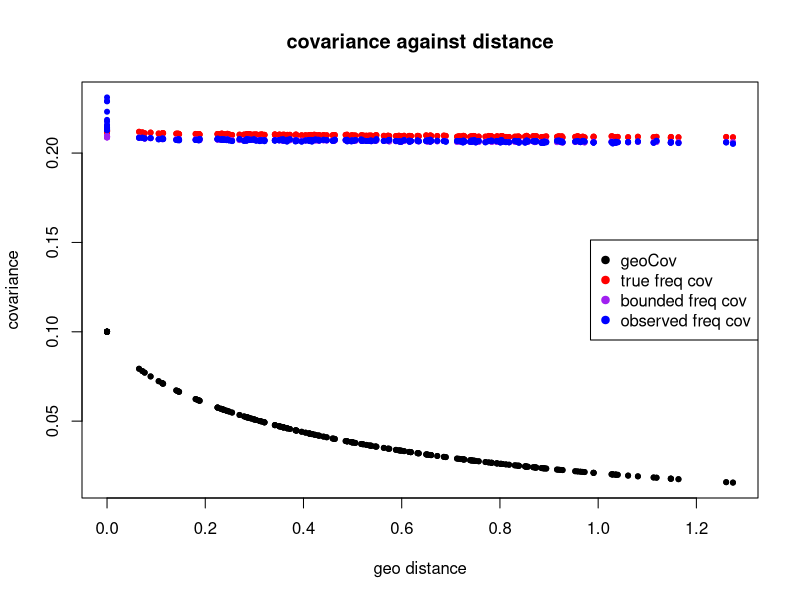
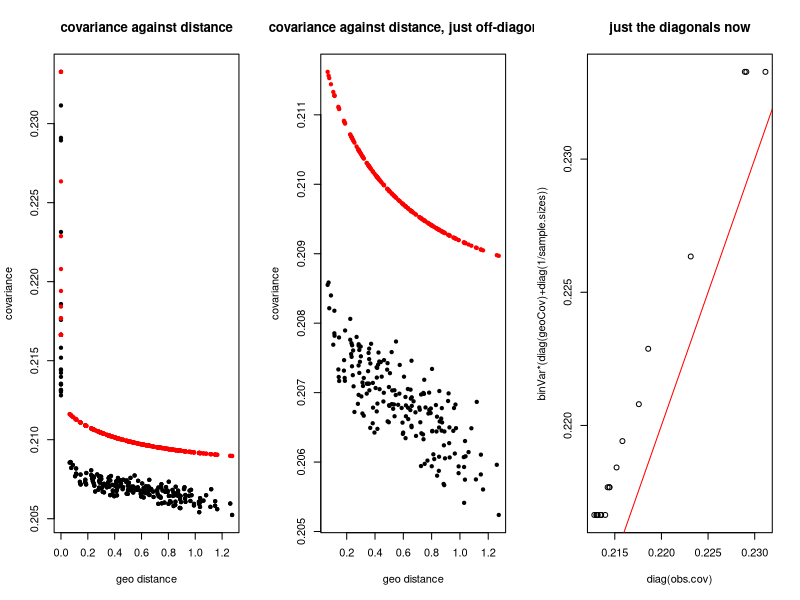

These figures' R source, in order:
################################
#	covariance of sample frequencies
################################

## PART 1: avoiding absorbing frequency bounds
#number of populations
	k <- 20
#number of loci
	n.loci <- 1e4
#simulate ancestral allele frequencies
	epsilon <- rbeta(n.loci,0.1,0.1)

#generate a population covariance structure based on geography
	cov.func <- function(a0,a1,a2,geoDist){
		geoCov <- a0 * exp(-(a1*geoDist)^a2)
		return(geoCov)
	}
	coords <- cbind(runif(20),runif(20))
	geoDist <- fields::rdist(coords)
	geoCov <- cov.func(0.1,1.9,0.7,geoDist)
	
#simulate population frequencies around the ancestral
#	allele frequencies with a covariance structure dictated 
#	by the geographically determined covariance
require(MASS)
true.freqs <- matrix(NA,nrow=k,ncol=n.loci)
for(i in 1:n.loci){
	true.freqs[,i] <- mvrnorm(1,mu=rep(epsilon[i],k),Sigma=epsilon[i]*(1-epsilon[i])*geoCov)
}

#bound these draws at 0 and 1
bounded.freqs <- true.freqs
bounded.freqs[which(bounded.freqs < 0)] <- 0
bounded.freqs[which(bounded.freqs > 1)] <- 1

#simulate population sampling w/ heterogeneous sample size
sample.sizes <- sample(2:10,20,replace=TRUE)
sample.size.mat <- matrix(sample.sizes,nrow=k,ncol=n.loci)
obs.counts <- matrix(rbinom(k*n.loci,sample.size.mat,bounded.freqs),nrow=k,ncol=n.loci)
obs.freqs <- obs.counts/sample.size.mat

#get various covariances
true.freq.cov <- cov(t(true.freqs))
bounded.freq.cov <- cov(t(bounded.freqs))
obs.cov <- cov(t(obs.freqs))

#plot results
#	note that all frequency-based covariances are higher
#	than the geographic covariance, as a result of the 
#	shared ancestral allele frequency
plot(geoDist,geoCov,pch=20,main="covariance against distance",xlab="geo distance",ylab="covariance",
		ylim=c(range(c(geoCov,true.freq.cov,bounded.freq.cov,obs.cov))))
	points(geoDist,true.freq.cov,pch=20,col="red")
	points(geoDist,bounded.freq.cov,pch=20,col="purple")
	points(geoDist,obs.cov,pch=20,col="blue")
legend(x="right",pch=19,col=c("black","red","purple","blue"),
		legend=c("geoCov","true freq cov","bounded freq cov","observed freq cov"))

#determine the relationship between geoCov and the observed covariance
var.eps <- var(epsilon)
binVar <- mean(epsilon*(1-epsilon))

#currently, our formula is, for a single cluster
	# transformed parameters {
			  # matrix[N,N] Sigma;		// this specifies the parametric, admixed covariance matrix
				# for (i in 1:N){
					# for (j in 1:N){
							# Sigma[i, j] <- gamma  +  binVar * ( alpha0 * exp(-(alphaD* geoDist[i, j])^alpha2 ));
						# if(i==j){
							# Sigma[i, i]<- Sigma[i, i] + binVar * (nugget[i] + 1/sampleSize[i]);
						# }
					# }
				# }
			# }
# so that would look like this
par(mfrow=c(1,3))
plot(geoDist,obs.cov,pch=20,main="covariance against distance",
		xlab="geo distance",ylab="covariance",
		ylim=range(c(obs.cov,c(var.eps+binVar*(geoCov+diag(1/sample.sizes))))))
		points(geoDist,var.eps + binVar*(geoCov + diag(1/sample.sizes)),pch=20,col="red")
index.mat <- lower.tri(geoDist)
plot(geoDist[index.mat],obs.cov[index.mat],pch=20,main="covariance against distance, just off-diagonals",
		xlab="geo distance",ylab="covariance",
		ylim=range(c(obs.cov[index.mat],c(var.eps+binVar*geoCov[index.mat]))))
		points(geoDist[index.mat],var.eps + binVar*(geoCov[index.mat]),pch=20,col="red")
plot(diag(obs.cov),var.eps + binVar*(diag(geoCov)+1/sample.sizes),
		main="just the diagonals now",xlab="diag(obs.cov)",ylab="binVar*(diag(geoCov)+diag(1/sample.sizes))")
		abline(0,1,col="red")


# #but I think that we should only be multiplying the diagonal elements by binVar
# #	so that would look like this:
# par(mfrow=c(1,3))
# plot(geoDist,obs.cov,pch=20,main="covariance against distance",
		# xlab="geo distance",ylab="covariance",
		# ylim=range(c(obs.cov,c(var.eps + (geoCov + diag(binVar/sample.sizes))))))
		# points(geoDist,var.eps + geoCov + diag(binVar/sample.sizes),pch=20,col="green4")
# index.mat <- lower.tri(geoDist)
# plot(geoDist[index.mat],obs.cov[index.mat],pch=20,main="covariance against distance, just off-diagonals",
		# xlab="geo distance",ylab="covariance",
		# ylim=range(c(obs.cov[index.mat],c(var.eps + geoCov[index.mat]))))
		# points(geoDist[index.mat],var.eps + geoCov[index.mat],pch=20,col="green4")
# plot(diag(obs.cov),var.eps + diag(geoCov) + binVar/sample.sizes,
		# main="just the diagonals now",xlab="diag(obs.cov)",ylab="binVar*(diag(geoCov)+diag(1/sample.sizes))")
		# abline(0,1,col="green4")
		
# # which seems like a better fit than the first model


# ##### INTERLUDE ######

# ## PART 2: not avoiding absorbing frequency bounds
# #number of populations
	# k <- 20
# #number of loci
	# n.loci <- 1e4
# #simulate ancestral allele frequencies
	# epsilon <- rbeta(n.loci,0.1,0.1)

# #generate a population covariance structure based on geography
	# cov.func <- function(a0,a1,a2,geoDist){
		# geoCov <- a0 * exp(-(a1*geoDist)^a2)
		# return(geoCov)
	# }
	# coords <- cbind(runif(20),runif(20))
	# geoDist <- fields::rdist(coords)
	# geoCov <- cov.func(0.01,1.9,0.7,geoDist)
	
# #simulate population frequencies around the ancestral
# #	allele frequencies with a covariance structure dictated 
# #	by the geographically determined covariance
# require(MASS)
# true.freqs <- matrix(NA,nrow=k,ncol=n.loci)
# for(i in 1:n.loci){
	# true.freqs[,i] <- mvrnorm(1,mu=rep(epsilon[i],k),Sigma=geoCov)
# }

# #bound these draws at 0 and 1
# bounded.freqs <- true.freqs
# bounded.freqs[which(bounded.freqs < 0)] <- 0
# bounded.freqs[which(bounded.freqs > 1)] <- 1

# #simulate population sampling w/ heterogeneous sample size
# sample.sizes <- sample(2:10,20,replace=TRUE)
# sample.size.mat <- matrix(sample.sizes,nrow=k,ncol=n.loci)
# obs.counts <- matrix(rbinom(k*n.loci,sample.size.mat,bounded.freqs),nrow=k,ncol=n.loci)
# obs.freqs <- obs.counts/sample.size.mat

# #get various covariances
# true.freq.cov <- cov(t(true.freqs))
# bounded.freq.cov <- cov(t(bounded.freqs))
# obs.cov <- cov(t(obs.freqs))

# #plot results
# #	note that all frequency-based covariances are higher
# #	than the geographic covariance, as a result of the 
# #	shared ancestral allele frequency
# #
# #	also note that now the non-bounded covariance is higher than the bounded covariance
# plot(geoDist,geoCov,pch=20,main="covariance against distance",xlab="geo distance",ylab="covariance",
		# ylim=c(range(c(geoCov,true.freq.cov,bounded.freq.cov,obs.cov))))
	# points(geoDist,true.freq.cov,pch=20,col="red")
	# points(geoDist,bounded.freq.cov,pch=20,col="purple")
	# points(geoDist,obs.cov,pch=20,col="blue")
# legend(x="right",pch=19,col=c("black","red","purple","blue"),
		# legend=c("geoCov","true freq cov","bounded freq cov","observed freq cov"))

# #determine the relationship between geoCov and the observed covariance
# var.eps <- var(epsilon)
# binVar <- mean(epsilon*(1-epsilon))

# #currently, our formula is, for a single cluster
	# # transformed parameters {
			  # # matrix[N,N] Sigma;		// this specifies the parametric, admixed covariance matrix
				# # for (i in 1:N){
					# # for (j in 1:N){
							# # Sigma[i, j] <- gamma  +  binVar * ( alpha0 * exp(-(alphaD* geoDist[i, j])^alpha2 ));
						# # if(i==j){
							# # Sigma[i, i]<- Sigma[i, i] + binVar * (nugget[i] + 1/sampleSize[i]);
						# # }
					# # }
				# # }
			# # }
# # so that would look like this
# par(mfrow=c(2,3))
# plot(geoDist,obs.cov,pch=20,main="covariance against distance",
		# xlab="geo distance",ylab="covariance",
		# ylim=range(c(obs.cov,c(var.eps+binVar*(geoCov+diag(1/sample.sizes))))))
		# points(geoDist,var.eps + binVar*(geoCov+diag(1/sample.sizes)),pch=20,col="red")
# index.mat <- lower.tri(geoDist)
# plot(geoDist[index.mat],obs.cov[index.mat],pch=20,main="covariance against distance, just off-diagonals",
		# xlab="geo distance",ylab="covariance",
		# ylim=range(c(obs.cov[index.mat],c(var.eps+binVar*geoCov[index.mat]))))
		# points(geoDist[index.mat],var.eps + binVar*(geoCov[index.mat]),pch=20,col="red")
# plot(diag(obs.cov),binVar*(diag(geoCov)+1/sample.sizes),
		# main="just the diagonals now",xlab="diag(obs.cov)",ylab="binVar*(diag(geoCov)+diag(1/sample.sizes))")
		# abline(0,1,col="red")


# #but I think that we should only be multiplying the diagonal elements by binVar
# #	so that would look like this:
# plot(geoDist,obs.cov,pch=20,main="covariance against distance",
		# xlab="geo distance",ylab="covariance",
		# ylim=range(c(obs.cov,c(var.eps + (geoCov + diag(binVar/sample.sizes))))))
		# points(geoDist,var.eps + geoCov + diag(binVar/sample.sizes),pch=20,col="green4")
# index.mat <- lower.tri(geoDist)
# plot(geoDist[index.mat],obs.cov[index.mat],pch=20,main="covariance against distance, just off-diagonals",
		# xlab="geo distance",ylab="covariance",
		# ylim=range(c(obs.cov[index.mat],c(var.eps + geoCov[index.mat]))))
		# points(geoDist[index.mat],var.eps + geoCov[index.mat],pch=20,col="green4")
# plot(diag(obs.cov),diag(geoCov)+binVar/sample.sizes,
		# main="just the diagonals now",xlab="diag(obs.cov)",ylab="binVar*(diag(geoCov)+diag(1/sample.sizes))")
		# abline(0,1,col="green4")

# # this looks admittedly worse, but I think this has to do with how much drift we're
# #	missing in the observed covariance due to the absorbing bounds, and I'm not sure
# #	the best way to fix that.

# # and, the green lines still look like a better description of the data than the 
# #	red ones, I think
